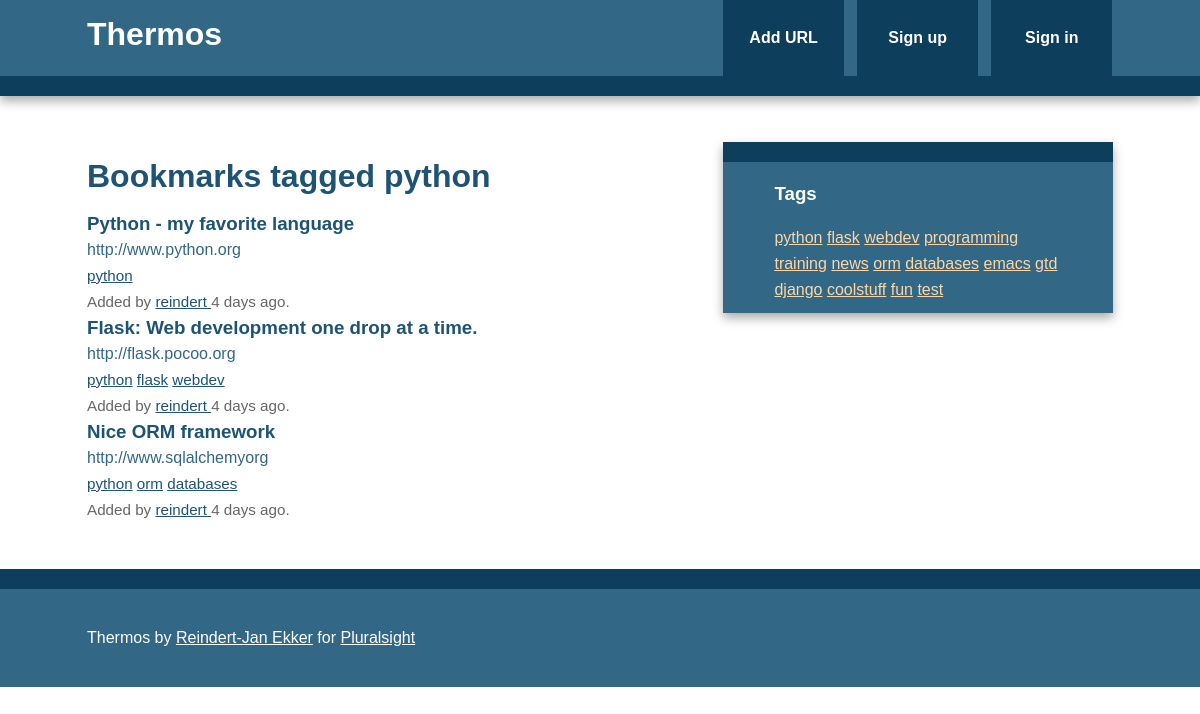
The app's page /bookmarks/tag/python, older data.
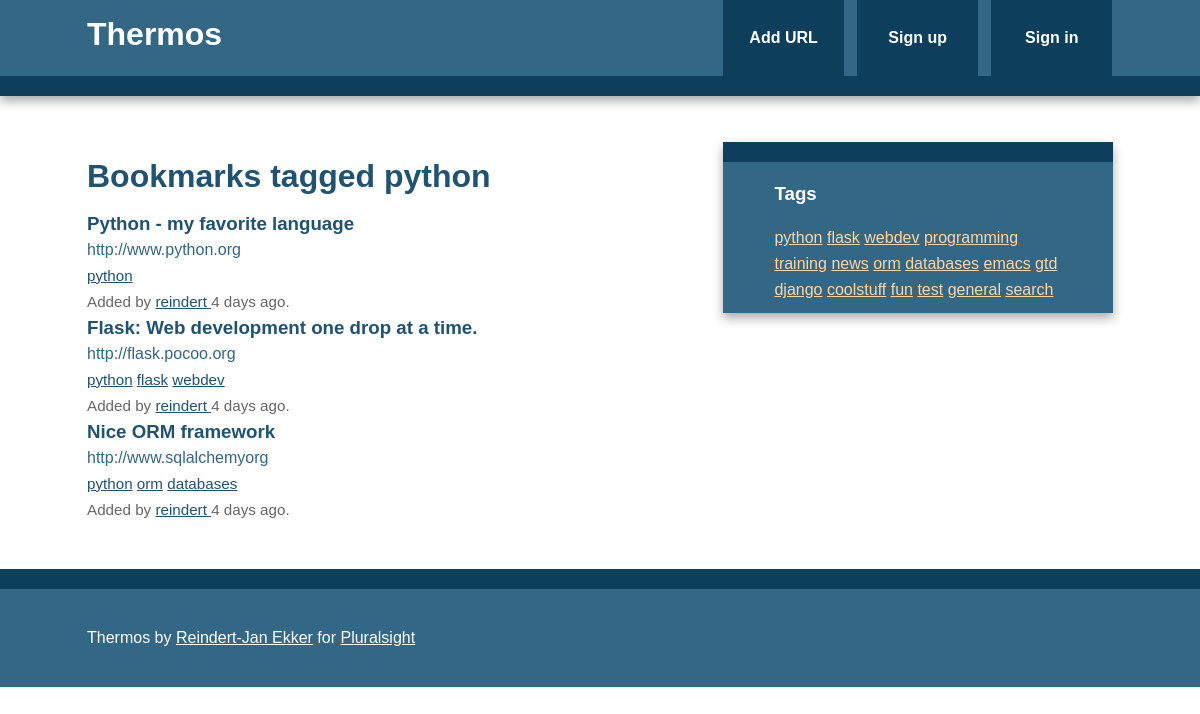
The same page, newer data.
### models.py (models this page shows, shortened)
class Tag(db.Model):
    id = db.Column(db.Integer, primary_key=True)
    name = db.Column(db.String(25), nullable=False, unique=True, index=True)
    @staticmethod
    def all():
        return Tag.query.all()
    def __repr__(self):
        return self.name

class Bookmark(db.Model):
    id = db.Column(db.Integer, primary_key=True)
    url = db.Column(db.Text, nullable=False)
    date = db.Column(db.DateTime, default=datetime.utcnow)
    description = db.Column(db.String(300))
    user_id = db.Column(db.Integer, db.ForeignKey('user.id'), nullable=False)
    _tags = db.relationship('Tag', secondary=tags, lazy='joined',
                            backref=db.backref('bookmarks', lazy='dynamic'))
    @property
    def tags(self):
        return ",".join([t.name for t in self._tags])
    @tags.setter
    def tags(self, string):
        if string:
            self._tags = [Tag.get_or_create(name) for name in string.split(',')]
        else:
            self._tags = []

class User(db.Model, UserMixin):
    id = db.Column(db.Integer, primary_key=True)
    username = db.Column(db.String(80), unique=True)
    email = db.Column(db.String(120), unique=True)
    bookmarks = db.relationship('Bookmark', backref='user', lazy='dynamic')
    password_hash = db.Column(db.String)
    @property
    def password(self):
        raise AttributeError('password: write-only field')

### bookmarks/views.py (the view)
@bookmarks.route('/tag/<name>')
def tag(name):
    tag = Tag.query.filter_by(name=name).first_or_404()
    return render_template('tag.html', tag=tag)

### main/views.py (called while the page is built)
@main.app_context_processor
def inject_tags():
    return dict(all_tags=Tag.all)

### templates/tag.html (shortened to what this page needs)
{% extends "base.html" %}
{% block content %}
    <article>
        <header>
            <h1>Bookmarks tagged {{ tag }}</h1>
            {% if tag.bookmarks.count() > 0 %}
                {% with bookmarks = tag.bookmarks %}
                    {% include "bookmark_list.html" %}
                {% endwith %}
            {% else %}
                There are no bookmarks with this tag.
            {% endif %}
        </header>
    </article>
{% endblock %}

### templates/base.html (shortened to what this page needs)
<!doctype html>
<html class="no-js">
    <head>
        {% block styles %}
            <link rel="stylesheet" href="{{ url_for('static', filename='css/normalize.min.css') }}">
            <link rel="stylesheet" href="{{ url_for('static', filename='css/main.css') }}">
        {% endblock %}
    </head>
    <body>
        <div class="header-container">
            <header class="wrapper clearfix">
                <a href="{{ url_for('main.index') }}"><h1 class="title">Thermos</h1></a>
                <nav>
                    <ul>
                        <li><a href="{{ url_for('bookmarks.add') }}">Add URL</a></li>
                        {% if current_user.is_authenticated %}
                            <li><a href="{{ url_for('bookmarks.user', username=current_user.username) }}">My Links</a></li>
                            <li><a href="{{ url_for('auth.logout') }}">Sign out</a></li>
                        {% else %}
                            <li><a href="{{ url_for('auth.signup') }}">Sign up</a></li>
                            <li><a href="{{ url_for('auth.login') }}">Sign in</a></li>
                        {% endif %}
                    </ul>
                </nav>
            </header>
        </div>
        <div class="main-container">
            <div class="main wrapper clearfix">
                {% block content %}
                {% endblock %}
                {% block sidebar %}
                    <aside>
                        <h3>Tags</h3>
                            {% for t in all_tags() %}
                                <a href="{{ url_for('bookmarks.tag', name=t.name) }}">{{ t.name }}</a>
                            {% endfor %}
                    </aside>
                {% endblock %}
            </div>
        </div>
        <div class="footer-container">
            <footer class="wrapper">
                <p>Thermos by <a href="http://www.rjekker.nl">Reindert-Jan Ekker</a> for <a href="http://www.pluralsight.com">Pluralsight</a></p>
            </footer>
        </div>
    </body>
</html>

### templates/bookmark_list.html (shortened to what this page needs)
<ul class="bookmarks">
    {% for bookmark in bookmarks %}
        <li>
            {% include "bookmark.html" %}
        </li>
    {% endfor %}

### templates/bookmark.html (shortened to what this page needs)
<a class="header" href="{{ bookmark.url }}">
    <h3 class="description">
        {{ bookmark.description|truncate(50, killwords=True) }}
    </h3>
    <span class="url">
        {{ bookmark.url|truncate(50, killwords=True) }}
    </span>
</a>
<div class="info">
    <span class="tags">
        {% if bookmark.tags %}
            {% for t in bookmark._tags %}
                <a href="{{ url_for('bookmarks.tag', name=t.name) }}">{{ t.name }}</a>
            {% endfor %}
        {% else %}
            No tags
        {% endif %}
    </span>
    <br>
    Added by <a href="{{ url_for('bookmarks.user', username=bookmark.user.username) }}">
        {{ bookmark.user.username }}
    </a>
    {{ moment(bookmark.date).fromNow() }}.
</div>

### static/css/main.css (style rules this page uses)
html { color: #222; font-size: 1em; line-height: 1.4; }
body { font: 16px/26px Helvetica, Helvetica Neue, Arial; }
.wrapper { width: 90%; margin: 0 5%; }
.header-container { border-bottom: 20px solid #0D3E5B; }
.footer-container, .main aside { border-top: 20px solid #0D3E5B; }
.header-container, .footer-container, .main aside { background: #326786; }
.title { color: white; }
nav ul { margin: 0; padding: 0; list-style-type: none; }
nav a { display: block; margin-bottom: 10px; padding: 15px 0; text-align: center; text-decoration: none; font-weight: bold; color: white; background: #0D3E5B; }
.main { padding: 30px 0; }
.main article h1 { font-size: 2em; }
.main aside { color: white; padding: 0px 5% 10px; }
.footer-container footer { color: white; padding: 20px 0; }
a, a:visited { color: #1E5373; }
aside a { color: #FFD6A3; }
h1, h2, h3, h4, h5, h6 { color: #1E5373; }
.main aside h3, footer h3, footer a, footer a:visited { color: white; }
ul.bookmarks { list-style: none none; padding-left: 0; }
a.header { color: #326786; text-decoration: none; display: block; }
a.header h3 { margin: 0 0; }
div.info { font-size: .95em; color: #666666; }
@media only screen and (min-width: 480px) { nav a { float: left; width: 27%; margin: 0 1.7%; padding: 25px 2%; margin-bottom: 0; } }
@media only screen and (min-width: 480px) { nav li:first-child a { margin-left: 0; } }
@media only screen and (min-width: 480px) { nav li:last-child a { margin-right: 0; } }
@media only screen and (min-width: 480px) { nav ul li { display: inline; } }
@media only screen and (min-width: 768px) { .header-container, .main aside { -webkit-box-shadow: 0 5px 10px #aaa; -moz-box-shadow: 0 5px 10px #aaa; box-shadow: 0 5px 10px #aaa; } }
@media only screen and (min-width: 768px) { .title { float: left; } }
@media only screen and (min-width: 768px) { nav { float: right; width: 38%; } }
@media only screen and (min-width: 768px) { .main article { float: left; width: 57%; } }
@media only screen and (min-width: 768px) { .main aside { float: right; width: 28%; } }
@media only screen and (min-width: 1140px) { .wrapper { width: 1026px; margin: 0 auto; } }
.clearfix:before, .clearfix:after { content: " "; display: table; }
.clearfix:after { clear: both; }
.clearfix { *zoom: 1; }

Row changes from the older to the newer data that the page shows:
added Tag: name "general", shown under "Tags"
added Tag: name "search", shown under "Tags"
